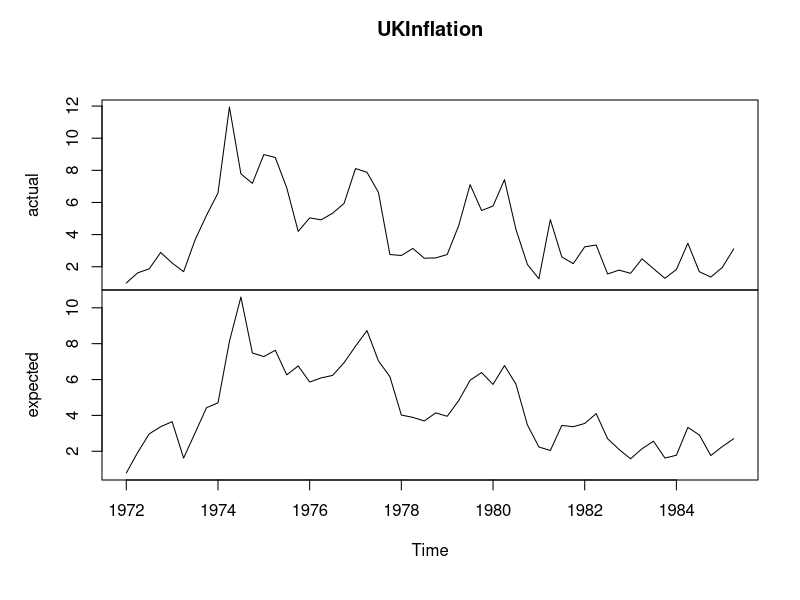

Source code (R):
library(AER)


### Name: UKInflation
### Title: UK Manufacturing Inflation Data
### Aliases: UKInflation
### Keywords: datasets

### ** Examples

data("UKInflation")
plot(UKInflation)
